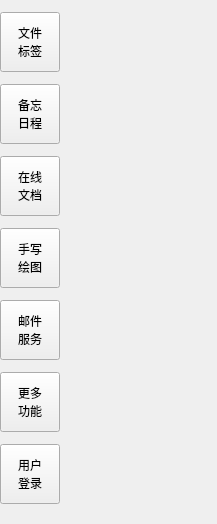
<?xml version="1.0" encoding="UTF-8"?>
<ui version="4.0">
 <class>WidgetFunctional</class>
 <widget class="QWidget" name="WidgetFunctional">
  <property name="geometry">
   <rect>
    <x>0</x>
    <y>0</y>
    <width>217</width>
    <height>524</height>
   </rect>
  </property>
  <property name="windowTitle">
   <string>Form</string>
  </property>
  <widget class="QWidget" name="verticalLayoutWidget">
   <property name="geometry">
    <rect>
     <x>0</x>
     <y>0</y>
     <width>141</width>
     <height>521</height>
    </rect>
   </property>
   <layout class="QVBoxLayout" name="verticalLayout">
    <property name="spacing">
     <number>0</number>
    </property>
    <property name="leftMargin">
     <number>0</number>
    </property>
    <property name="rightMargin">
     <number>0</number>
    </property>
    <item>
     <widget class="QPushButton" name="pushButton_1">
      <property name="sizePolicy">
       <sizepolicy hsizetype="Minimum" vsizetype="Minimum">
        <horstretch>0</horstretch>
        <verstretch>0</verstretch>
       </sizepolicy>
      </property>
      <property name="minimumSize">
       <size>
        <width>60</width>
        <height>60</height>
       </size>
      </property>
      <property name="maximumSize">
       <size>
        <width>60</width>
        <height>60</height>
       </size>
      </property>
      <property name="text">
       <string>文件
标签</string>
      </property>
      <property name="icon">
       <iconset resource="../resources/res.qrc">
        <normaloff>:/usedimage/list.svg</normaloff>:/usedimage/list.svg</iconset>
      </property>
     </widget>
    </item>
    <item>
     <widget class="QPushButton" name="pushButton_2">
      <property name="sizePolicy">
       <sizepolicy hsizetype="Minimum" vsizetype="Minimum">
        <horstretch>0</horstretch>
        <verstretch>0</verstretch>
       </sizepolicy>
      </property>
      <property name="minimumSize">
       <size>
        <width>60</width>
        <height>60</height>
       </size>
      </property>
      <property name="maximumSize">
       <size>
        <width>60</width>
        <height>60</height>
       </size>
      </property>
      <property name="text">
       <string>备忘
日程</string>
      </property>
      <property name="icon">
       <iconset resource="../resources/res.qrc">
        <normaloff>:/usedimage/schedule.svg</normaloff>:/usedimage/schedule.svg</iconset>
      </property>
     </widget>
    </item>
    <item>
     <widget class="QPushButton" name="pushButton_3">
      <property name="sizePolicy">
       <sizepolicy hsizetype="Minimum" vsizetype="Minimum">
        <horstretch>0</horstretch>
        <verstretch>0</verstretch>
       </sizepolicy>
      </property>
      <property name="minimumSize">
       <size>
        <width>60</width>
        <height>60</height>
       </size>
      </property>
      <property name="maximumSize">
       <size>
        <width>60</width>
        <height>60</height>
       </size>
      </property>
      <property name="text">
       <string>在线
文档</string>
      </property>
      <property name="icon">
       <iconset resource="../resources/res.qrc">
        <normaloff>:/usedimage/editdoc.svg</normaloff>:/usedimage/editdoc.svg</iconset>
      </property>
     </widget>
    </item>
    <item>
     <widget class="QPushButton" name="pushButton_4">
      <property name="sizePolicy">
       <sizepolicy hsizetype="Minimum" vsizetype="Minimum">
        <horstretch>0</horstretch>
        <verstretch>0</verstretch>
       </sizepolicy>
      </property>
      <property name="maximumSize">
       <size>
        <width>60</width>
        <height>60</height>
       </size>
      </property>
      <property name="text">
       <string>手写
绘图</string>
      </property>
      <property name="icon">
       <iconset resource="../resources/res.qrc">
        <normaloff>:/usedimage/picture.svg</normaloff>:/usedimage/picture.svg</iconset>
      </property>
     </widget>
    </item>
    <item>
     <widget class="QPushButton" name="pushButton_5">
      <property name="sizePolicy">
       <sizepolicy hsizetype="Minimum" vsizetype="Minimum">
        <horstretch>0</horstretch>
        <verstretch>0</verstretch>
       </sizepolicy>
      </property>
      <property name="maximumSize">
       <size>
        <width>60</width>
        <height>60</height>
       </size>
      </property>
      <property name="text">
       <string>邮件
服务</string>
      </property>
      <property name="icon">
       <iconset resource="../resources/res.qrc">
        <normaloff>:/usedimage/QQ.svg</normaloff>:/usedimage/QQ.svg</iconset>
      </property>
     </widget>
    </item>
    <item>
     <widget class="QPushButton" name="pushButton_6">
      <property name="sizePolicy">
       <sizepolicy hsizetype="Minimum" vsizetype="Minimum">
        <horstretch>0</horstretch>
        <verstretch>0</verstretch>
       </sizepolicy>
      </property>
      <property name="maximumSize">
       <size>
        <width>60</width>
        <height>60</height>
       </size>
      </property>
      <property name="text">
       <string>更多
功能</string>
      </property>
      <property name="icon">
       <iconset resource="../resources/res.qrc">
        <normaloff>:/usedimage/go.svg</normaloff>:/usedimage/go.svg</iconset>
      </property>
     </widget>
    </item>
    <item>
     <widget class="QPushButton" name="pushButton_7">
      <property name="sizePolicy">
       <sizepolicy hsizetype="Minimum" vsizetype="Minimum">
        <horstretch>0</horstretch>
        <verstretch>0</verstretch>
       </sizepolicy>
      </property>
      <property name="maximumSize">
       <size>
        <width>60</width>
        <height>60</height>
       </size>
      </property>
      <property name="text">
       <string>用户
登录</string>
      </property>
      <property name="icon">
       <iconset resource="../resources/res.qrc">
        <normaloff>:/usedimage/user.svg</normaloff>:/usedimage/user.svg</iconset>
      </property>
     </widget>
    </item>
   </layout>
  </widget>
 </widget>
 <resources>
  <include location="../resources/res.qrc"/>
 </resources>
 <connections/>
</ui>
